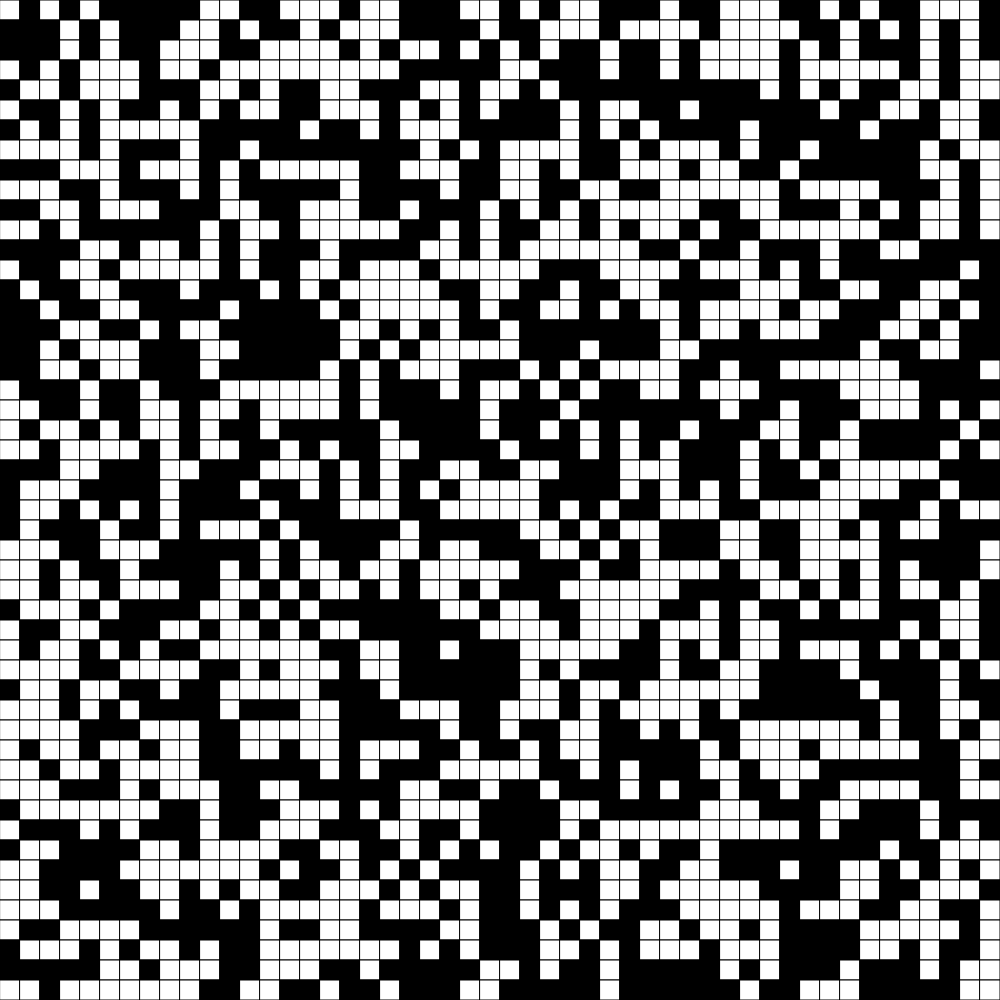
Frame 1 (no input)
Frame 60 (no input): identical to frame 1, image omitted
Frame 120 (the mouse pressed at the canvas centre since frame 60): identical to frame 1, image omitted

The p5.js sketch that drew this single still picture (run headless with seeded random() and noise() and a simulated clock; from frame 60 on, the mouse is pressed at the canvas centre):

// p5.js sketch
// ── sketch.js
// Grid Demo
// Amy (Lening) Zhang
// Oct 22, 2024

// let grid = [[1, 1, 1, 1],
//             [1, 0, 0, 1],
//             [1, 0, 0, 1],
//             [1, 1, 1, 1]];

let grid;
let cellSize;
const GRID_SIZE = 50;

function setup() {
  if (windowWidth < windowHeight) {
    createCanvas(windowWidth, windowWidth);
  }
  else if (windowHeight < windowWidth) {
    createCanvas(windowHeight, windowHeight);
  }
  cellSize = height / GRID_SIZE;
  grid = generateRandomGrid(GRID_SIZE, GRID_SIZE);
}

function draw() {
  background(220);
  displayGrid();
  keyPressed();
}

function displayGrid() {
  for (let y = 0; y < GRID_SIZE; y++) {
    for (let x = 0; x < GRID_SIZE; x++) {
      if (grid[y][x] === 0) {
        fill("white");
      } 
      else if (grid[y][x] === 1) {
        fill("black");
      }
      square(x * cellSize, y * cellSize, cellSize);
    }
  }
}

function keyPressed() {
  if (key === "r") {
    grid = generateRandomGrid(GRID_SIZE, GRID_SIZE);
  }
  if (key === "e") {
    grid = generateEmptyGrid(GRID_SIZE, GRID_SIZE);
  }
  if (key === "b") {
    grid = generateDarkGrid(GRID_SIZE, GRID_SIZE);
  }
}

function generateRandomGrid(cols, rows) {
  let newGrid = [];

  for (let y = 0; y < rows; y++) {
    newGrid.push([]);
    for (let x = 0; x < cols; x++) {
      // make it a 1 half the time, 0 half the time
      if (random(100) < 50) {
        newGrid[y].push(1);
      }
      else {
        newGrid[y].push(0);
      }
    }
  }

  return newGrid;
}

function generateEmptyGrid(cols, rows) {
  let newGrid = [];

  for (let y = 0; y < rows; y++) {
    newGrid.push([]);
    for (let x = 0; x < cols; x++) {
      newGrid[y].push(0);
    }
  }

  return newGrid;
}

function generateDarkGrid(cols, rows) {
  let newGrid = [];

  for (let y = 0; y < rows; y++) {
    newGrid.push([]);
    for (let x = 0; x < cols; x++) {
      newGrid[y].push(1);
    }
  }

  return newGrid;
}

function mouseClicked() {
  for (let y = 0; y < GRID_SIZE; y++) {
    for (let x = 0; x < GRID_SIZE; x++) {
      if ((grid[y][x] * cellSize >= mouseX &&
        (grid[y][x] + 1) * cellSize <= mouseX)
        && (grid[y] * cellSize >= mouseY && 
          (grid[y] + 1) * cellSize <= mouseY )) {
        if (grid[y][x] === 0) {
          grid[y][x] = 1;
        }
        else {
          grid[y][x] = 0;
        }
      }
    }
  }
}
